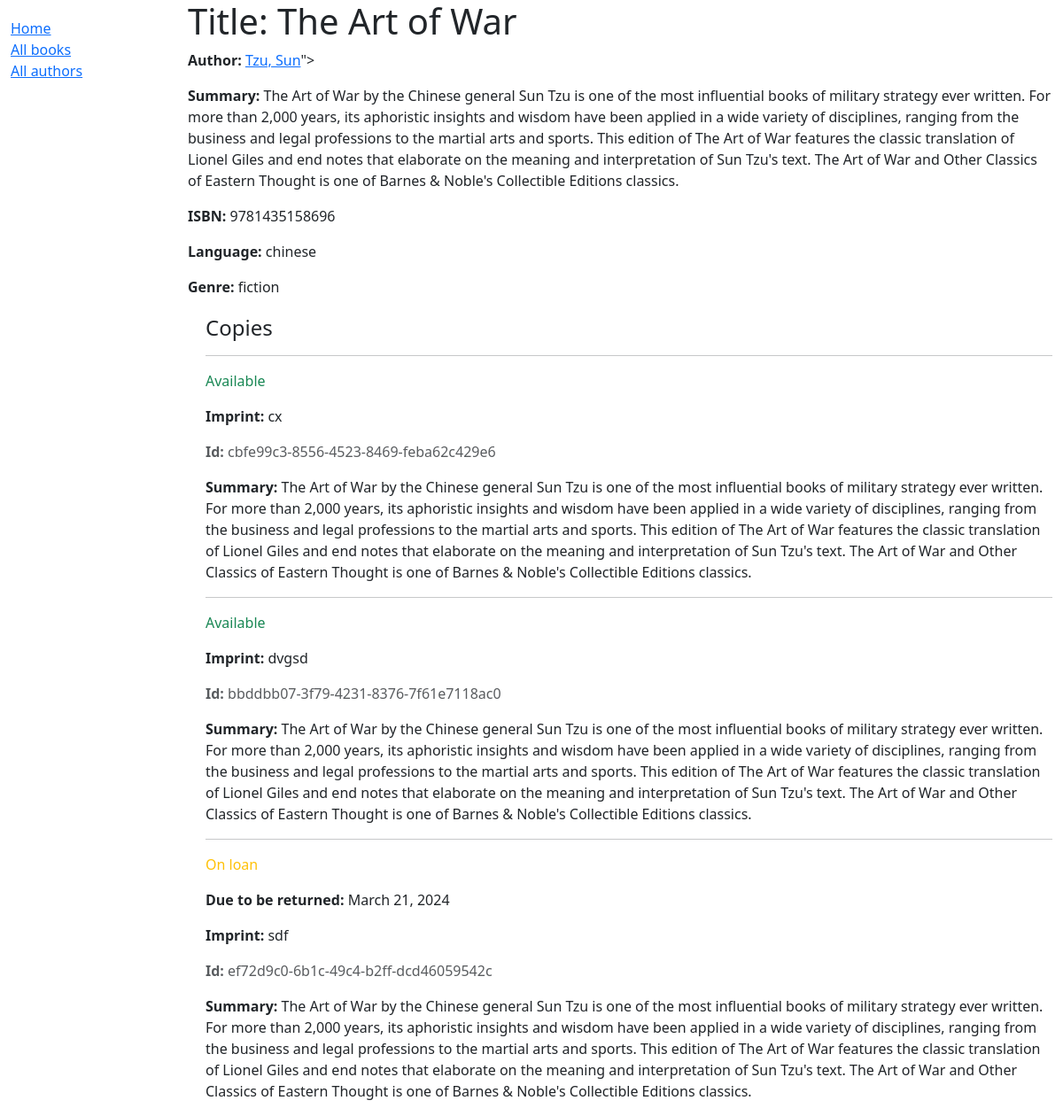
/catalog/book/1, run on the app's committed database.
### catalog/models.py (models this page shows, shortened)
class Book(models.Model):
    title = models.CharField(max_length=200)
    author = models.ForeignKey('Author', on_delete=models.RESTRICT, null=True)
    summary = models.TextField(
        max_length=1000, help_text="Enter a brief description of the book")
    isbn = models.CharField('ISBN', max_length=13,
                            unique=True,
                            help_text='13 Character <a href="https://www.isbn-international.org/content/what-isbn'
                                      '">ISBN number</a>')
    genre = models.ManyToManyField(
        Genre, help_text="Select a genre for this book")
    language = models.ForeignKey(
        'Language', on_delete=models.SET_NULL, null=True)
    def display_genre(self):
        """Create a string for the Genre. This is required to display genre in Admin."""
        return ', '.join(genre.name for genre in self.genre.all()[:3])
    display_genre.short_description = 'Genre'

class Author(models.Model):
    first_name = models.CharField(max_length=100)
    last_name = models.CharField(max_length=100)
    date_of_birth = models.DateField(null=True, blank=True)
    date_of_death = models.DateField('Died', null=True, blank=True)
    class Meta:
        ordering = ['last_name', 'first_name']
    def get_absolute_url(self):
        return reverse('author-detail', args=[str(self.id)])
    def __str__(self):
        return f'{self.last_name}, {self.first_name}'

class Language(models.Model):
    name = models.CharField(
    max_length=200,
    unique=True,
    help_text="Enter a language.")
    def __str__(self):
        return self.name

class Genre(models.Model):
    name = models.CharField(
        max_length=200,
        unique=True,
        help_text="Enter a book genre (e.g. Science Fiction, French Poetry etc.)"
    )
    def __str__(self):
        return self.name
    class Meta:
        constraints = [
            UniqueConstraint(
                Lower('name'),
                name='genre_name_case_insensitive_unique',
                violation_error_message = "Genre already exists (case insensitive match)"
            ),
        ]

class BookInstance(models.Model):
    id = models.UUIDField(primary_key=True, default=uuid.uuid4,
                          help_text="Unique ID for this particular book across whole library")
    book = models.ForeignKey('Book', on_delete=models.RESTRICT, null=True)
    imprint = models.CharField(max_length=200)
    due_back = models.DateField(null=True, blank=True)
    LOAN_STATUS = (
        ('m', 'Maintenance'),
        ('o', 'On loan'),
        ('a', 'Available'),
        ('r', 'Reserved'),
    )
    status = models.CharField(
        max_length=1,
        choices=LOAN_STATUS,
        blank=True,
        default='m',
        help_text='Book availability',
    )
    class Meta:
        ordering = ['due_back']

### catalog/views.py (the view)
# urls.py: path('book/<int:pk>', views.BookDetailView.as_view(), name='book-detail'),
class BookDetailView(generic.DetailView):
    model = Book

### catalog/templates/catalog/book_detail.html
{% extends "base_generic.html" %}
{% block content %}
  <h1>Title: {{ book.title }}</h1>
  <p><strong>Author:</strong> <a href="{{ book.author.get_absolute_url }}">{{ book.author }}</a>"></p>
  <p><strong>Summary:</strong> {{ book.summary }}</p>
  <p><strong>ISBN:</strong> {{ book.isbn }}</p>
  <p><strong>Language:</strong> {{ book.language }}</p>
  <p><strong>Genre:</strong> {{ book.genre.all|join:", " }}</p>
  <div style="margin-left:20px;margin-top:20px">
    <h4>Copies</h4>
    {% for copy in book.bookinstance_set.all %}
      <hr />
      <p
        class="{% if copy.status == 'a' %}text-success{% elif copy.status == 'm' %}text-danger{% else %}text-warning{% endif %}">
        {{ copy.get_status_display }}
      </p>
      {% if copy.status != 'a' %}
        <p><strong>Due to be returned:</strong> {{ copy.due_back }}</p>
      {% endif %}
      <p><strong>Imprint:</strong> {{ copy.imprint }}</p>
      <p class="text-muted"><strong>Id:</strong> {{ copy.id }}</p>
      <p><strong>Summary:</strong> {{ book.summary }}</p>
    {% endfor %}
  </div>
{% endblock %}

### data on the page
Book: author "Tzu, Sun", summary "The Art of War by the Chinese general Sun Tzu is one of the most influential books of military strategy ever written. For more than 2,000 years, its aphoristic insights and wisdom have been applied in a wide variety of disciplines, ranging from the business and legal professions to the martial arts and sports. This edition of The Art of War features the classic translation of Lionel Giles and end notes that elaborate on the meaning and interpretation of Sun Tzu's text. The Art of War and Other Classics of Eastern Thought is one of Barnes & Noble's Collectible Editions classics.", isbn "9781435158696", language "chinese", genre.all "fiction"
BookInstance: status "Available", imprint "cx", id "cbfe99c3-8556-4523-8469-feba62c429e6"
BookInstance: status "Available", imprint "dvgsd", id "bbddbb07-3f79-4231-8376-7f61e7118ac0"
BookInstance: status "On loan", due_back "March 21, 2024", imprint "sdf", id "ef72d9c0-6b1c-49c4-b2ff-dcd46059542c"
